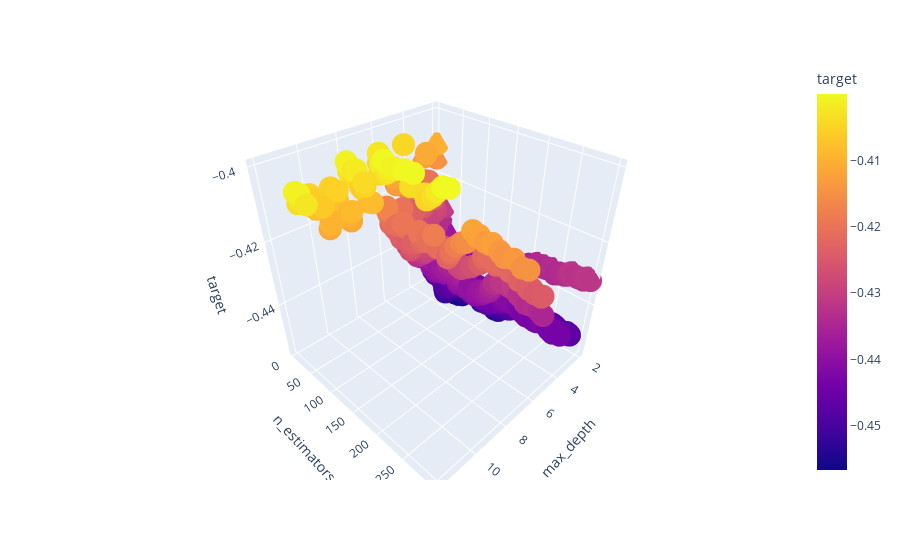

This figure's notebook cell:
### Code cell
px.scatter_3d(df2, x = "max_depth", y = "n_estimators", z = "target", color = "target")

### Figure 1 — Plotly figure (JSON) as saved in the notebook; plotly's stock layout.template omitted (floating-point values rounded to 4 significant figures; data arrays with more than 128 entries replaced by an {"elided": "..."} marker saying what was removed)
{"data": [{"hovertemplate": "max_depth=%{x}<br>n_estimators=%{y}<br>target=%{marker.color}<extra></extra>", "legendgroup": "", "marker": {"color": {"elided": "1236 float values"}, "coloraxis": "coloraxis", "symbol": "circle"}, "mode": "markers", "name": "", "scene": "scene", "showlegend": false, "type": "scatter3d", "x": {"elided": "1236 int values"}, "y": {"elided": "1236 int values"}, "z": {"elided": "1236 float values"}}], "layout": {"coloraxis": {"colorbar": {"title": {"text": "target"}}, "colorscale": [[0, "#0d0887"], [0.1111, "#46039f"], [0.2222, "#7201a8"], [0.3333, "#9c179e"], [0.4444, "#bd3786"], [0.5556, "#d8576b"], [0.6667, "#ed7953"], [0.7778, "#fb9f3a"], [0.8889, "#fdca26"], [1, "#f0f921"]]}, "legend": {"tracegroupgap": 0}, "margin": {"t": 60}, "scene": {"domain": {"x": [0, 1], "y": [0, 1]}, "xaxis": {"title": {"text": "max_depth"}}, "yaxis": {"title": {"text": "n_estimators"}}, "zaxis": {"title": {"text": "target"}}}}}
